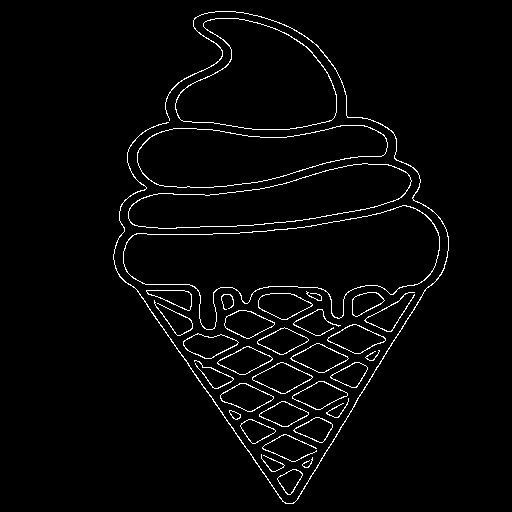
#> input picture ClassWork_4/images/cream_sobel.png, 512 x 512 px, found by its file name
$ python portrait.py
#> lines starting #> are read from the running program, lines starting #| are printed output that depends on the picture; after the words box and inside, x2 and y2 are one past the last pixel; in counts of white or black regions, pixels touching at a corner belong together; long printed decimals are rounded
#> in start, `edge = cv2.imread(image_path, cv2.IMREAD_GRAYSCALE)`: edge: shape (512, 512); 2.8% white in thin lines or dots, all inside (x1, y1, x2, y2) = (113, 11, 449, 504)
### ClassWork_4/animator.py
import cv2
import matplotlib.pyplot as plt
import numpy as np
from math import pi
# from scipy.integrate import quad_vec
import matplotlib.animation as animation

value_n = 400 # no of cycles = (2*value_n + 1)
circles = []
circle_lines = []
draw_x, draw_y = [], []
drawing = []
x_list, y_list = [],[]

def start_animation(coordinates):
    global value_n, circles, circle_lines, drawing, x_list, y_list

    y_list, x_list = zip(*coordinates)

    x_list = x_list - np.mean(x_list)
    y_list = y_list - np.mean(y_list)

    x_list, y_list = x_list, -y_list

    # visualize the contour
    fig = plt.figure()
    ax = fig.add_subplot(111)
    ax.plot(x_list, y_list)
    plt.show()

    # time data from 0 to 2*PI as x,y is the function of time.
    t_list = np.linspace(0, 2*pi, len(x_list))
    print(t_list)

    # function to generate x+iy at given time t
    def f(t, t_list, x_list, y_list):
        return np.interp(t, t_list, x_list + 1j*y_list)

    print("Generating coefficients ...")
    coeff = []
    for n in range(-value_n, value_n+1):
        coef = (1 / 2*pi) * quad_vec(
                lambda t: f(t, t_list, x_list, y_list)*np.exp(-n*t*1j),
                0, 2*pi, # integral limit
                limit = 100, full_output=1
            )[0] # first element is the integral value
        coeff.append(coef)

    coeff = np.array(coeff)
    print(coeff)

    # make figure for animation
    fig, ax = plt.subplots()

    # there are -value_n to value_n numbers of circles
    circles = [ax.plot([], [], 'r-')[0] for i in range(-value_n, value_n+1)]

    # circle_lines are radius of each circles
    circle_lines = [ax.plot([], [], 'b-')[0] for i in range(-value_n, value_n+1)]

    # drawing is plot of final drawing
    drawing, = ax.plot([], [], 'k-', linewidth=2)

    # to fix the size of figure so that the figure does not get cropped/trimmed
    LIMIT = 1500

    ax.set_xlim(-LIMIT, LIMIT)
    ax.set_ylim(-LIMIT, LIMIT)

    ax.set_axis_off() # hide axes
    ax.set_aspect('equal') # to have symmetric axes


    print("compiling animation ...")
    # set number of frames
    no_of_frames = 100

    time = np.linspace(0, 2*pi, num=no_of_frames)
    anim = animation.FuncAnimation(fig, make_frame, frames=no_of_frames, fargs=(time, coeff), interval=5)
    plt.show()


# save the coefficients in value_n 0, 1, -1, 2, -2, ...
# it is necessary to make epicycles
# [55 lines left out: functions sort_coeff, make_frame, not called in this run]


coordinates = [ (1,1), (2,2), (3,3), (4,4), (5,5), (6,6), (7,7), (8,8), (9,9), (10,10),
    (10,9), (10,8), (10,7),(10,6), (10,5), (10,4), (10,3), (10,2), (10,1), (9,1), (8,1),
    (7,1), (6,1), (5,1), (4,1), (3,1), (2,1), (1,1)
]

# start_animation(coordinates=coordinates)

### ClassWork_4/portrait.py
import cv2
import numpy as np
from collections import deque
import matplotlib.pyplot as plt

import sys
sys.path.append('.\ClassWork_2')

from animator import start_animation
from canny import perform_canny

SPREAD_VAL = 40

def spread(image, sp_x, sp_y, to_replace, replace_with):
    h, w = image.shape

    parent_map = {}
    length = 0
    last = None

    stack = [(sp_x, sp_y, 0)]
    parent_map[(sp_x, sp_y)] = None

    while stack:
        x, y, it = stack.pop()
        if image[x, y] != to_replace:
            continue

        image[x, y] = replace_with

        it += 1
        if it > length:
            length = it
            last = (x, y)

        tmp = [(-1, -1), (0, -1), (1, -1), (-1, 0), (0, 0), (1, 0), (-1, 1), (0, 1), (1, 1)]
        indices = []

        for pt in tmp:
            indices.append(pt)

        # [5 lines of commented-out code are left out]

        for dx, dy in indices:
            nx, ny = x + dx, y + dy
            if 0 <= nx < h and 0 <= ny < w and image[nx, ny] == to_replace:
                if (nx, ny) not in parent_map: # Check if not already visited
                    parent_map[(nx, ny)] = (x, y)
                    stack.append((nx, ny, it))

    # Get the longest path
    points = []
    while last is not None:
        points.append(last)
        last = parent_map[last]
    points.reverse()

    return points

def get_contours(image):
    image = image.copy()
    h,w = image.shape
#> h = 512; w = 512

    pad = 10
    image = image[pad:h-pad, pad:w-pad]
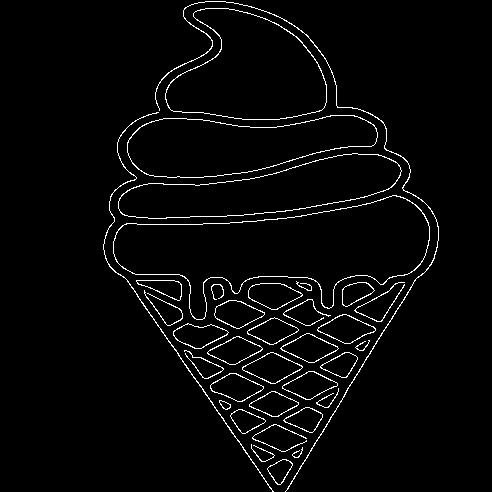
#> image: shape (492, 492); 3% white in thin lines or dots, all inside (x1, y1, x2, y2) = (103, 1, 439, 492)
    h,w = image.shape
#> h = 492; w = 492

    contours = []

    it = 1
    visited = {}

    def find_nearest_white_pixel(sx,sy):
        nonlocal visited, it
        to_it = (sx, sy)

        while to_it != None:
            queue = deque()
            queue.append(to_it)

            to_it = None
            count = 0
            while queue:
                x, y = queue.popleft()
                if visited.get((x,y)) == True:
                    continue
                count += 1

                image[x, y] = SPREAD_VAL

                indices = [(-1, -1), (0, -1), (1, -1), (-1, 0), (0, 0), (1, 0), (-1, 1), (0, 1), (1, 1)]
                for dx, dy in indices:
                    nx, ny = x + dx, y + dy
                    if nx < 0 or nx >= h or ny < 0 or ny >= w or image[nx, ny] == SPREAD_VAL: # SPREAD_VAL = visited already
                        continue

                    if image[nx, ny] == 255:
                        to_it = (nx, ny)
                        queue.clear()
                        break
                    if visited.get(to_it) == None:
                        queue.append( (nx,ny) )
                visited[(x,y)] = True

            if to_it == None:
                break

            print(f"Spreading no: {it}")
            it += 1

            points = spread(image, to_it[0], to_it[1], to_replace = 255, replace_with = 2*SPREAD_VAL)
            last_pt = points[ len(points)-1 ]

            points = spread(image, last_pt[0], last_pt[1], to_replace = 2*SPREAD_VAL, replace_with = SPREAD_VAL)
            if( len(points) > 20):
                contours.append( points )

            # show_image("Spread result", image=image)
            to_it = points[ len(points) - 1 ]

    for x in range(h):
        for y in range(w):
            if visited.get((x,y)) == None:
                find_nearest_white_pixel(x,y)

    show_image("After contours", image=image)
    return contours

def get_edge_points(image):
    contours = get_contours(image)

    print(f"Total contours found: {len(contours)}")
#| Total contours found: 35
    W_F = H_F = 2

    points = []
    break_indicies = []
    count = 0
    i = 4
    max = 100
    taken = 0
    rev = {1}
    while(i < len(contours)):
        if(i in rev):
            contours[i].reverse()
        cnt = contours[i]
        for pt in cnt:
            points.append( (pt[0]/W_F, pt[1]/H_F) )
            count += 1
        break_indicies.append(count)
        taken += 1
        if(taken >= max):
            break
        i+=1
#> this loop made 31 passes
    #points.reverse()
    return points, break_indicies

def show_image(name, image, wait=True):
    cv2.imshow(name, image)
    if wait:
        cv2.waitKey(0)
        cv2.destroyAllWindows()

def start(image_path):
    # image = cv2.imread(image_path,0)

    # edge = perform_canny(image=image, show=False)
    edge = cv2.imread(image_path, cv2.IMREAD_GRAYSCALE)

    # [6 lines of commented-out code are left out]
    show_image("Canny result", image=edge)

    edge_points,break_indices = get_edge_points(edge)

    # Normalize points to be within -0.8 to 0.8 while keeping the aspect ratio
    min_x = min(pt[0] for pt in edge_points)
    max_x = max(pt[0] for pt in edge_points)
    min_y = min(pt[1] for pt in edge_points)
    max_y = max(pt[1] for pt in edge_points)

    range_x = max_x - min_x
    range_y = max_y - min_y

    scale = 1.6 / max(range_x, range_y)

    normalized_points = []
    for pt in edge_points:
        norm_x = -0.8 + scale * (pt[0] - min_x)
        norm_y = -0.8 + scale * (pt[1] - min_y)
        normalized_points.append((norm_x, norm_y))
#> this loop made 3858 passes
#> pt on passes 1 to 3: (90.5, 116), (90.5, 116.5), (90, 117)

    # [13 lines of commented-out code are left out]
    rotated_points = [(pt[1], -pt[0]) for pt in normalized_points]
    normalized_points = rotated_points
    # Save points to a text file
    with open("edge_points.txt", "w") as file:
        count = 0
        for pt in normalized_points:
            if(break_indices.count(count) > 0):
                file.write("=\n")
            file.write(f"{pt[0]},{pt[1]}\n")
            count += 1
#> this loop made 3858 passes
#> pt on passes 1 to 3: (-0.225, 0.665), (-0.22, 0.665), (-0.215, 0.669)
    if edge_points:
        start_animation(edge_points)
#> in start_animation, `plt.show()`:
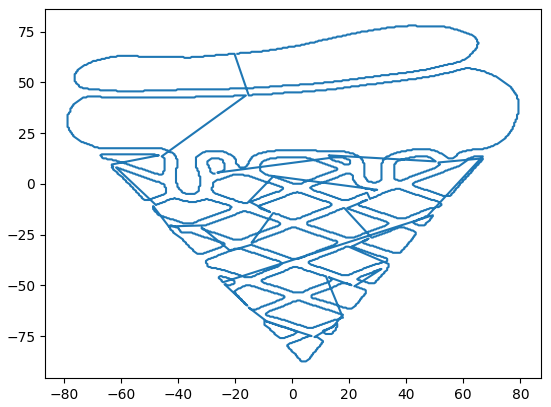
#> figure drawn by matplotlib, 1 panel
#> (printed output is left out)

# image_path = "D:\\Documents\\COURSES\\4.1\\Labs\\Image\\ImageCodes\\ClassWork_2\\images\\ice_cream.jpg"
image_path = "D:\\Documents\\COURSES\\4.1\\Labs\\Image\\ImageCodes\\ClassWork_4\\images\\cream_sobel.png"
#> (the run stopped early here; a loop or call above may not have finished)

$ run again, with ClassWork_4/images/businessman_edge.png copied over ClassWork_4/images/cream_sobel.png
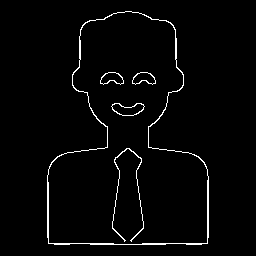
#> input picture ClassWork_4/images/businessman_edge.png, 256 x 256 px, found by its file name
#> edge: shape (256, 256); 2.4% white in thin lines or dots, all inside (x1, y1, x2, y2) = (47, 11, 209, 245)
#> in get_contours, `image = image[pad:h-pad, pad:w-pad]`:
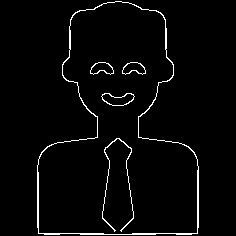
#> image: shape (236, 236); 2.9% white in thin lines or dots, all inside (x1, y1, x2, y2) = (37, 1, 199, 235)
#> contours = 5 items
#| Total contours found: 5
#> the loop in get_edge_points, `while(i < len(contours)):` made 1 pass
#> (taken, i) on pass 1: (1, 5)
#> after the loop in get_edge_points, `while(i < len(contours)):`: break_indicies = [196]; count = 196; i = 5; points = 196 pairs, first value 69 to 115.5, second value 51 to 66.5; taken = 1
#> edge_points has the same summary as points in get_edge_points; break_indices = [196]
#> min_x = 69
#> max_x = 115.5
#> min_y = 51
#> max_y = 66.5
#> range_x = 46.5
#> range_y = 15.5
#> scale = 0.0344
#> the loop in start, `for pt in edge_points:` made 196 passes
#> (pt, norm_x, norm_y) on passes 1 to 3: ((115.5, 60.5), 0.8, -0.473), ((115, 60.5), 0.783, -0.473), ((114.5, 61), 0.766, -0.456)
#> after the loop in start, `for pt in edge_points:`: normalized_points = 196 pairs, first value -0.8 to 0.8, second value -0.8 to -0.267
#> rotated_points = 196 pairs, first value -0.8 to -0.267, second value -0.8 to 0.8
#> in start, `normalized_points = rotated_points`: normalized_points has the same summary as rotated_points
#> the loop in start, `for pt in normalized_points:` made 196 passes
#> pt on passes 1 to 3: (-0.473, -0.8), (-0.473, -0.783), (-0.456, -0.766)
#> after the loop in start, `for pt in normalized_points:`: count = 196
#> in start_animation, `y_list, x_list = zip(*coordinates)`: y_list = 196 values, max 115.5 at index 0, min 69 at index 98, mean 91.41; x_list = 196 values, max 66.5 at index 13, min 51 at index 175, mean 58.88
#> in start_animation, `x_list = x_list - np.mean(x_list)`: x_list = 196 values, max 7.62 at index 13, min -7.88 at index 175, mean 0
#> in start_animation, `y_list = y_list - np.mean(y_list)`: y_list = 196 values, max 24.09 at index 0, min -22.41 at index 98, mean -6.67e-15
#> in start_animation, `x_list, y_list = x_list, -y_list`: y_list = 196 values, max 22.41 at index 98, min -24.09 at index 0, mean 6.67e-15
#> in start_animation, `plt.show()`:
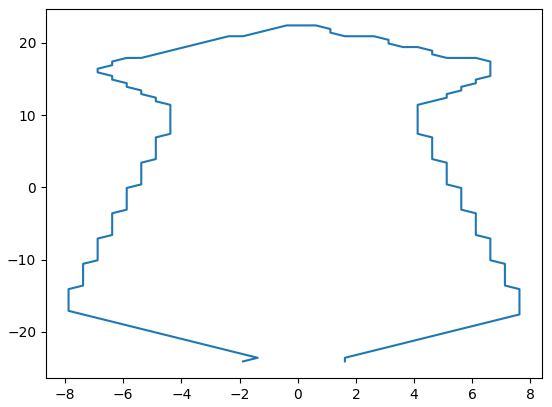
#> figure drawn by matplotlib, 1 panel
#> t_list = 196 values from 0 to 6.28
#| [0.         0.03222 0.06444 0.09666 0.1289 0.1611
#|  0.1933 0.2256 0.2578  0.29 0.3222 0.3544
#|  0.3867 0.4189 0.4511 0.4833 0.5155 0.5478
#|  0.58 0.6122  0.6444 0.6767 0.7089 0.7411
#|  0.7733 0.8055 0.8378 0.87  0.9022 0.9344
#|  0.9666 0.9989 1.031 1.063 1.096 1.128
#> (further printed lines are left out)
#> after the loop in start_animation, `for n in range(-value_n, value_n+1):`: coeff = []
